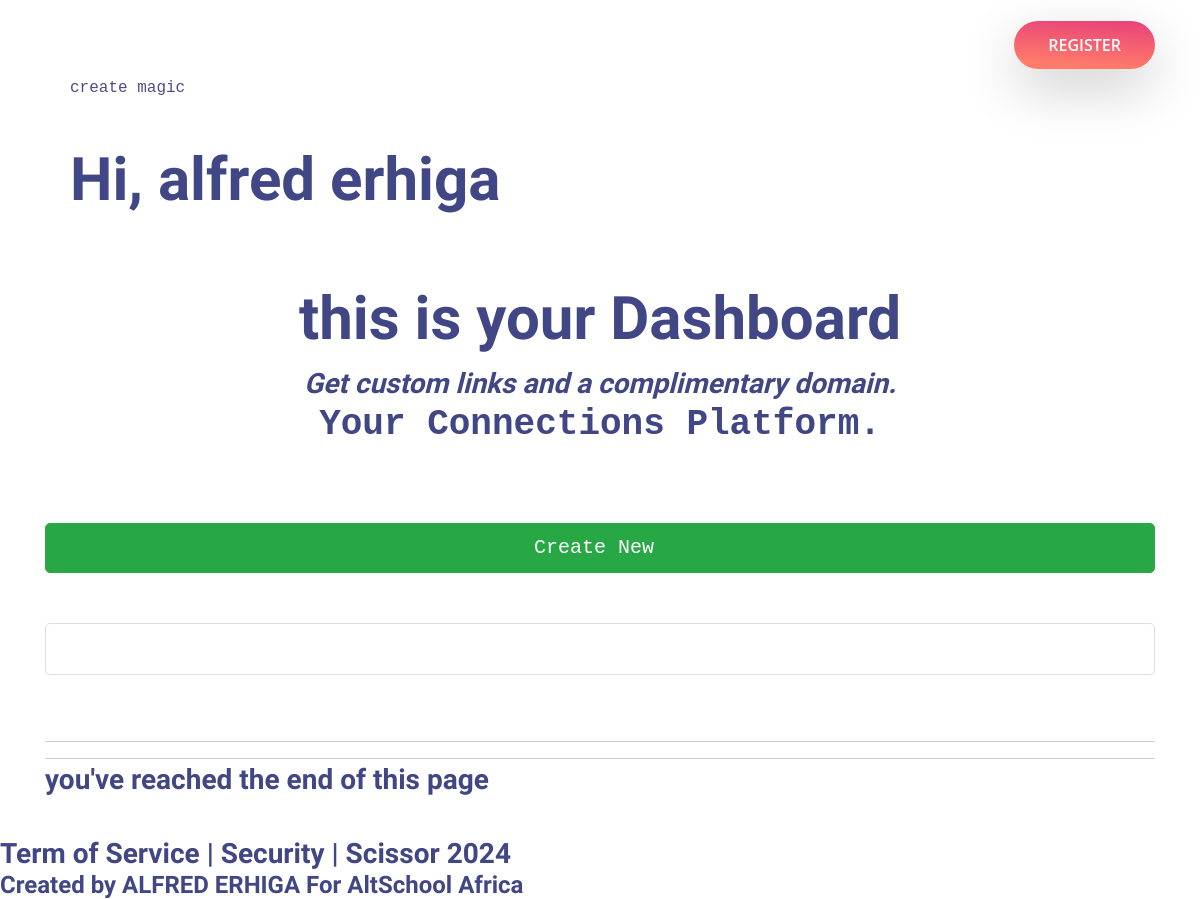
The page /alfred/dashboard (signed in) on the database as committed earlier.
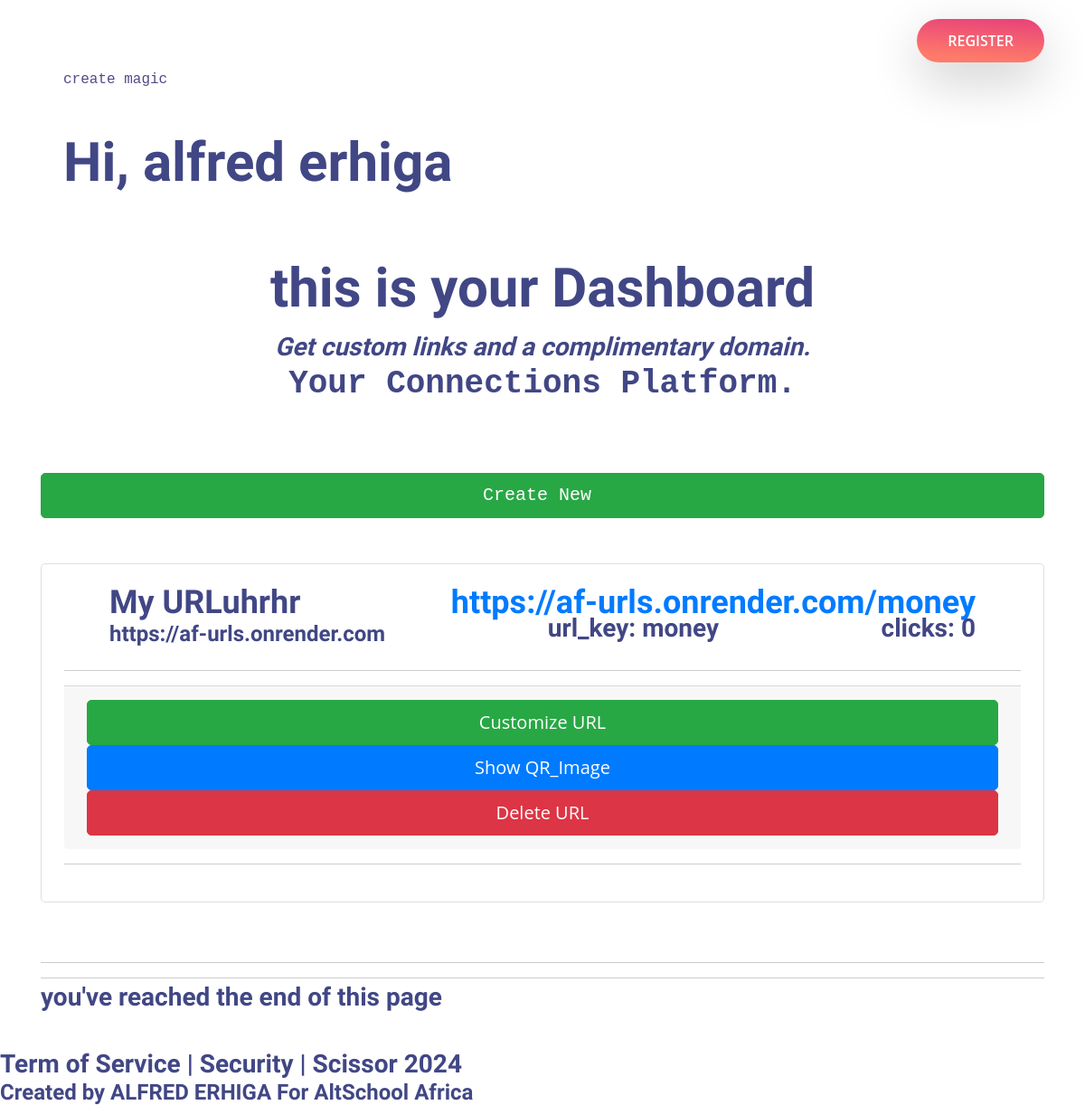
The same page on the database as committed later.
### storage/model.py (models this page shows)
class USER(Base):
    __tablename__ = 'users'
    id = Column(Integer, primary_key=True, index = True)
    fullname = Column(String, nullable= False)
    email = Column(String, nullable= False, unique=True)
    tel = Column(String, nullable= True)
    username = Column(String, nullable= False)
    password = Column(String, nullable= False, index= True)
    urls = relationship("URL", back_populates = "owner")

class URL(Base):
    __tablename__ = 'urls'
    id = Column(Integer, primary_key=True, index = True)
    title = Column(String, nullable=True, default="My Title")
    target_url = Column(String, nullable=True)
    key = Column(String, nullable= False, unique=True)
    clicks = Column(Integer, default=0)
    is_active = Column(Boolean, default=True)
    date_created = Column(Date, nullable= False)
    owner_id = Column(Integer, ForeignKey("users.id"), default=0)
    owner = relationship("USER", back_populates = "urls")

### router/webpage.py (the view)
@router.get("/dashboard", response_class=HTMLResponse)
async def dashboard(
    request: Request,
    db:Session=Depends(database.get_db)
    ):
    user = service.get_user_from_token(request, db)
    if not user:
        return RedirectResponse("/auth/login")
    """View URL."""
    urls = db.query(model.URL).filter(model.URL.owner_id == user.id).all()
    base_url = URL(get_settings().base_url)
    return templates.TemplateResponse(
        "dashboard.html",{
        "request": request,
        "urls": urls,
        "user": user,
        "base_url": base_url}
    )

### templates/dashboard.html (shortened to what this page needs)
{% include 'layout.html' %}
<div class="container">
    <div class="card-body text-monospace"></div>
    <div class="card-body text-monospace">create magic</div>
    <div class="card-body">
        <h2>Hi, {{user.fullname}}</h2>
    </div>
    <div class="card-body text-center">
        <div class="card-body"><h2>this is  your Dashboard</h2></div>
        <h4 class="card-title"><i>Get custom links and a complimentary domain.</i></h4>
        <h3 class="card-text text-monospace">
            Your Connections Platform.
        </h3>
    </div>
    <div class="card-body"></div>
    <button
        onclick="window.location.href='/create_url'"
        type="button"
        class="btn btn-success text-monospace"
    >
        Create New
    </button>
    <div class="card-body"></div>
    <div class="card">
        <div class="card-body">
            {% for url in urls %}
            <div class="navbar">
                <div class="col">
                    <div class="container">
                        <div><h3>{{url.title}}</h3></div>
                        <div><a href="{{base_url}}{{url.key}}" target ="_blank"><h3 style ="color:#007bff">{{base_url}}{{url.key}}</h3></a></div>
                        <div><h5>{{url.target_url}}</h5></div>
                        <div><h4>url_key: {{url.key}}</h4></div>
                        <div><h4>clicks: {{url.clicks}}</h4></div>
                    </div>
                </div>
            </div>
            <hr class="orb-divider"></hr>
            <div class="">
                <div class="card-footer card-link">
                    <button
                    onclick="window.location.href='/customize/{{url.key}}'"
                    type="button"
                    class="btn btn-success"
                    >
                        Customize URL
                    </button>
                    <button
                    type="button" class="btn btn-primary">
                        <a href = "https://api.qrserver.com/v1/create-qr-code/?data={{base_url}}{{url.key}}&size=300x300" download="{{url.key}}.png" target=_blank class="btn-primary">
                            Show QR_Image
                        </a>
                    </button>
                    <button
                    onclick="window.location.href='/delete/{{url.key}}'"
                    type="button"
                    class="btn btn-danger"
                    >
                        Delete URL
                    </button>
                </div>
            </div>
            <hr class="orb-divider"></hr>
            {% endfor %}
        </div>
    </div>
    <div class="card-body"></div>
    <hr class="orb-divider"></hr>
    <hr class="orb-divider"></hr>
    <div class=""><h4>you've reached the end of this page</h4></div>
</div>
<div class="card-body"></div>
{% include 'footnote.html' %}

### templates/layout.html (shortened to what this page needs)
<!DOCTYPE html>
<html lang="en">
    <head>
        <link
            rel="stylesheet"
            href="{{url_for('static', path='/assets/css/bootstrap.min.css') }}"
        />
        <link
            rel="stylesheet"
            href="{{url_for('static', path='/assets/css/all.min.css') }}"
        />
        <link
            rel="stylesheet"
            href="{{url_for('static', path='/assets/css/animate.css') }}"
        />
        <link
            rel="stylesheet"
            href="{{url_for('static', path='/assets/css/flaticon.css') }}"
        />
        <link
            rel="stylesheet"
            href="{{url_for('static', path='/assets/css/main.css') }}"
        />
    </head>
    <body>
        {% include "navbar.html" %}
    </body>
</html>

### templates/navbar.html (shortened to what this page needs)
<header class="header-section">
    <div class="container">
        <div class="header-wrapper">
            <ul class="menu">
                <li>
                    <a href="{{url_for('index_page')}}">Home</a>
                </li>
                <li>
                    <a href="{{url_for('analytics_page')}}">Analytics</a>
                </li>
                <li>
                    <a href="{{url_for('history_page')}}">History</a>
                </li>
            </ul>
            <div class="header-right">
                <a
                    href="{{url_for('signin')}}"
                    class="header-button d-none d-sm-inline-block m-0 active"
                    >Login</a
                >
                <a
                    href="{{url_for('signup')}}"
                    class="header-button d-none d-sm-inline-block m-0"
                    >Register</a
                >
            </div>
        </div>
    </div>
</header>

### templates/footnote.html (shortened to what this page needs)
<div class="footnote">
    <h4>Term of Service | Security | Scissor 2024</h4>
    <h5>Created by ALFRED ERHIGA For AltSchool Africa</h5>
</div>

Rows that differ between the two databases and show on the page:
added URL: title "My URLuhrhr", base_url "https://af-urls.onrender.com/", key "money", target_url "https://af-urls.onrender.com", clicks "0"
